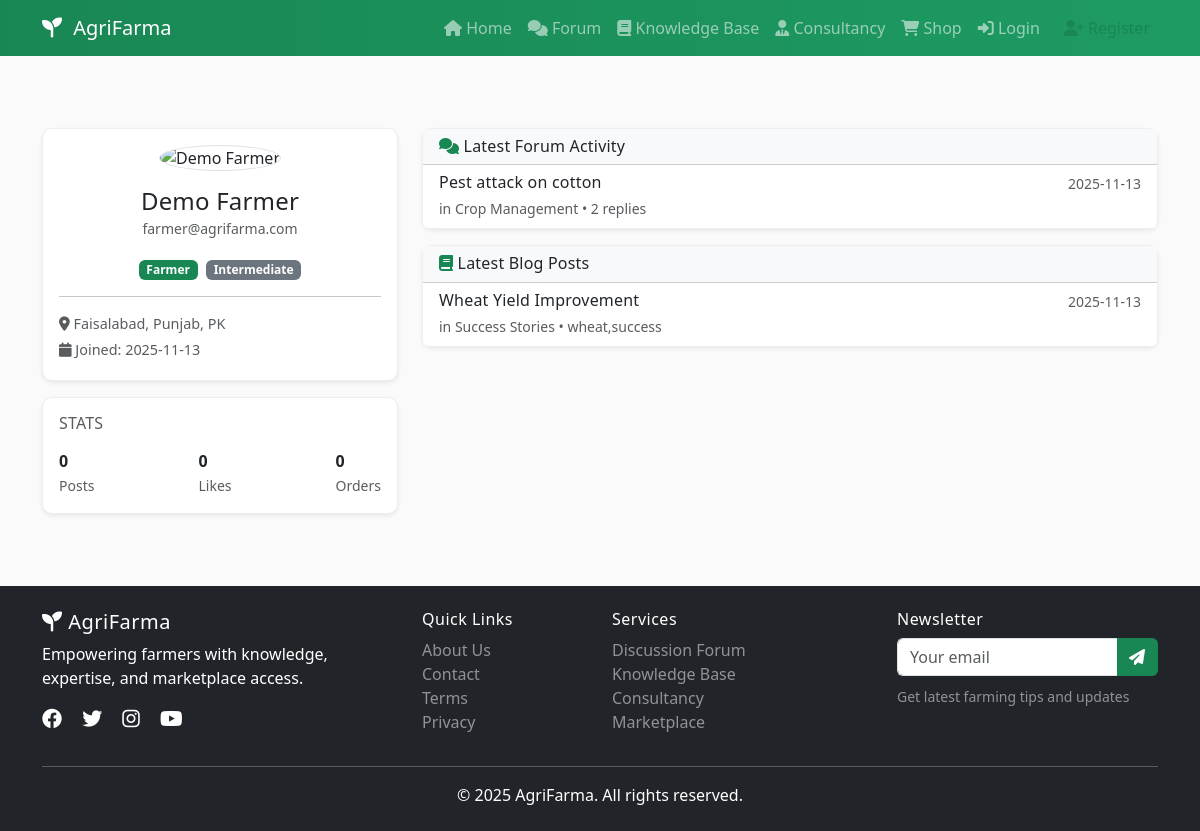
The page /profile/3 on the database its author committed.
### models.py (models this page shows, shortened)
class User(UserMixin, db.Model):
    id = db.Column(db.Integer, primary_key=True)
    name = db.Column(db.String(120), nullable=False)
    email = db.Column(db.String(120), unique=True, nullable=False)
    password_hash = db.Column(db.String(256), nullable=False)
    join_date = db.Column(db.DateTime, default=datetime.utcnow)
    is_active = db.Column(db.Boolean, default=True)
    profile = db.relationship('Profile', backref='user', uselist=False, cascade='all, delete')
    roles = db.relationship('Role', secondary=roles, backref=db.backref('users', lazy='dynamic'))

class Profile(db.Model):
    id = db.Column(db.Integer, primary_key=True)
    user_id = db.Column(db.Integer, db.ForeignKey('user.id'))
    mobile = db.Column(db.String(20))
    city = db.Column(db.String(50))
    state = db.Column(db.String(50))
    country = db.Column(db.String(50))
    profession = db.Column(db.String(30))  # farmer, academic, consultant, other
    expertise = db.Column(db.String(30))   # beginner, intermediate, expert
    picture = db.Column(db.String(200))
    posts_count = db.Column(db.Integer, default=0)
    likes_count = db.Column(db.Integer, default=0)

class ForumThread(db.Model):
    id = db.Column(db.Integer, primary_key=True)
    category_id = db.Column(db.Integer, db.ForeignKey('category.id'), nullable=False)
    user_id = db.Column(db.Integer, db.ForeignKey('user.id'), nullable=False)
    title = db.Column(db.String(200), nullable=False)
    content = db.Column(db.Text, nullable=False)
    created_at = db.Column(db.DateTime, default=datetime.utcnow)
    views = db.Column(db.Integer, default=0)
    category = db.relationship('Category')
    author = db.relationship('User')
    posts = db.relationship('ForumPost', backref='thread', cascade='all, delete')

class Category(db.Model):
    id = db.Column(db.Integer, primary_key=True)
    name = db.Column(db.String(100), nullable=False)
    description = db.Column(db.String(255))
    parent_id = db.Column(db.Integer, db.ForeignKey('category.id'))
    module = db.Column(db.String(30), nullable=False)  # forum, knowledge, consultancy, shop
    parent = db.relationship('Category', remote_side=[id])

class BlogPost(db.Model):
    id = db.Column(db.Integer, primary_key=True)
    category_id = db.Column(db.Integer, db.ForeignKey('category.id'), nullable=False)
    user_id = db.Column(db.Integer, db.ForeignKey('user.id'), nullable=False)
    title = db.Column(db.String(200), nullable=False)
    content = db.Column(db.Text, nullable=False)
    featured_image = db.Column(db.String(200))
    tags = db.Column(db.String(200))  # comma-separated
    created_at = db.Column(db.DateTime, default=datetime.utcnow)
    views = db.Column(db.Integer, default=0)
    category = db.relationship('Category')
    author = db.relationship('User')
    comments = db.relationship('BlogComment', backref='post', cascade='all, delete')

### app.py (the view)
@app.route('/profile/<int:user_id>')
def profile(user_id):
    u = User.query.get_or_404(user_id)
    latest_threads = ForumThread.query.filter_by(user_id=u.id).order_by(ForumThread.created_at.desc()).limit(5).all()
    latest_blogs = BlogPost.query.filter_by(user_id=u.id).order_by(BlogPost.created_at.desc()).limit(5).all()
    recent_orders = []; orders_count = 0
    if current_user.is_authenticated and current_user.id == u.id:
        recent_orders = Order.query.filter_by(user_id=u.id).order_by(Order.created_at.desc()).limit(5).all()
        orders_count = Order.query.filter_by(user_id=u.id).count()
    return render_template('profile.html',
                           user=u,
                           latest_threads=latest_threads,
                           latest_blogs=latest_blogs,
                           recent_orders=recent_orders,
                           orders_count=orders_count)

### templates/profile.html (shortened to what this page needs)
{% extends "base.html" %}
{% block content %}
<div class="container">
  <div class="row g-4 mt-2">
    <div class="col-lg-4">
      <div class="card shadow-sm">
        <div class="card-body text-center">
          <img src="{{ user.profile.picture or url_for('static', filename='images/user.png') }}"
               class="rounded-circle border mb-3" width="120" height="120" alt="{{ user.name }}">
          <h4 class="mb-0">{{ user.name }}</h4>
          <small class="text-muted">{{ user.email }}</small>
          <div class="mt-3">
            <span class="badge bg-success me-1">{{ user.profile.profession|capitalize if user.profile.profession }}</span>
            <span class="badge bg-secondary">{{ user.profile.expertise|capitalize if user.profile.expertise }}</span>
          </div>
          <hr>
          <div class="text-start small text-muted">
            <div class="mb-1"><i class="fas fa-map-marker-alt"></i> {{ user.profile.city }}, {{ user.profile.state }}, {{ user.profile.country }}</div>
            <div class="mb-1"><i class="fas fa-calendar"></i> Joined: {{ user.join_date.strftime('%Y-%m-%d') }}</div>
          </div>
        </div>
      </div>
      <div class="card shadow-sm mt-3">
        <div class="card-body">
          <h6 class="text-uppercase text-muted mb-3">Stats</h6>
          <div class="d-flex justify-content-between">
            <div>
              <div class="fw-bold">{{ user.profile.posts_count or 0 }}</div>
              <small class="text-muted">Posts</small>
            </div>
            <div>
              <div class="fw-bold">{{ user.profile.likes_count or 0 }}</div>
              <small class="text-muted">Likes</small>
            </div>
            <div>
              <div class="fw-bold">{{ orders_count or 0 }}</div>
              <small class="text-muted">Orders</small>
            </div>
          </div>
        </div>
      </div>
    </div>
    <div class="col-lg-8">
      <div class="card shadow-sm mb-3">
        <div class="card-header bg-light">
          <h6 class="mb-0"><i class="fas fa-comments text-success"></i> Latest Forum Activity</h6>
        </div>
        <div class="list-group list-group-flush">
          {% if latest_threads %}
            {% for t in latest_threads %}
            <a href="{{ url_for('forum_thread', thread_id=t.id) }}" class="list-group-item list-group-item-action">
              <div class="d-flex w-100 justify-content-between">
                <h6 class="mb-1">{{ t.title }}</h6>
                <small class="text-muted">{{ t.created_at.strftime('%Y-%m-%d') }}</small>
              </div>
              <small class="text-muted">in {{ t.category.name }} • {{ t.posts|length }} replies</small>
            </a>
            {% endfor %}
          {% else %}
            <div class="list-group-item">No forum activity yet.</div>
          {% endif %}
        </div>
      </div>
      <div class="card shadow-sm mb-3">
        <div class="card-header bg-light">
          <h6 class="mb-0"><i class="fas fa-book text-success"></i> Latest Blog Posts</h6>
        </div>
        <div class="list-group list-group-flush">
          {% if latest_blogs %}
            {% for b in latest_blogs %}
            <a href="{{ url_for('blog_detail', blog_id=b.id) }}" class="list-group-item list-group-item-action">
              <div class="d-flex w-100 justify-content-between">
                <h6 class="mb-1">{{ b.title }}</h6>
                <small class="text-muted">{{ b.created_at.strftime('%Y-%m-%d') }}</small>
              </div>
              <small class="text-muted">in {{ b.category.name }}{% if b.tags %} • {{ b.tags }}{% endif %}</small>
            </a>
            {% endfor %}
          {% else %}
            <div class="list-group-item">No articles yet.</div>
          {% endif %}
        </div>
      </div>
    </div>
  </div>
</div>
{% endblock %}

### static/css/style.css (style rules this page uses)
:root { --af-green: #198754; --af-dark: #0f5132; --af-light: #f6fff9; --af-accent: #8bd3a6; --af-warning: #ffc107; }
body { font-family: system-ui, -apple-system, "Segoe UI", Roboto, "Helvetica Neue", Arial, "Noto Sans", "Liberation Sans", "Apple Color Emoji", "Segoe UI Emoji", "Segoe UI Symbol", "Noto Color Emoji", sans-serif; background-color: #fafafa; }
h1, h2, h3, h4, h5, h6 { letter-spacing: 0.2px; }
.card { border: 1px solid #eee; border-radius: 10px; }
.badge.bg-success { background-color: var(--af-green) !important; }
.text-muted.small { font-size: 0.9rem; }
.list-group-item { border-left: none; border-right: none; }
.list-group-item:first-child { border-top: none; }
.list-group-item:last-child { border-bottom: none; }

### rows shown on the page
User: name "Demo Farmer", email "farmer@agrifarma.com", join_date "2025-11-13"
Profile: profile.profession "Farmer", profile.expertise "Intermediate", profile.city "Faisalabad", profile.state "Punjab", profile.country "PK", profile "0"
ForumThread: title "Pest attack on cotton", created_at "2025-11-13", category.name "Crop Management", posts|length "2"
BlogPost: title "Wheat Yield Improvement", created_at "2025-11-13", category.name "Success Stories", tags "wheat,success"

### other values the page prints
{{ orders_count or 0 }} "0"
